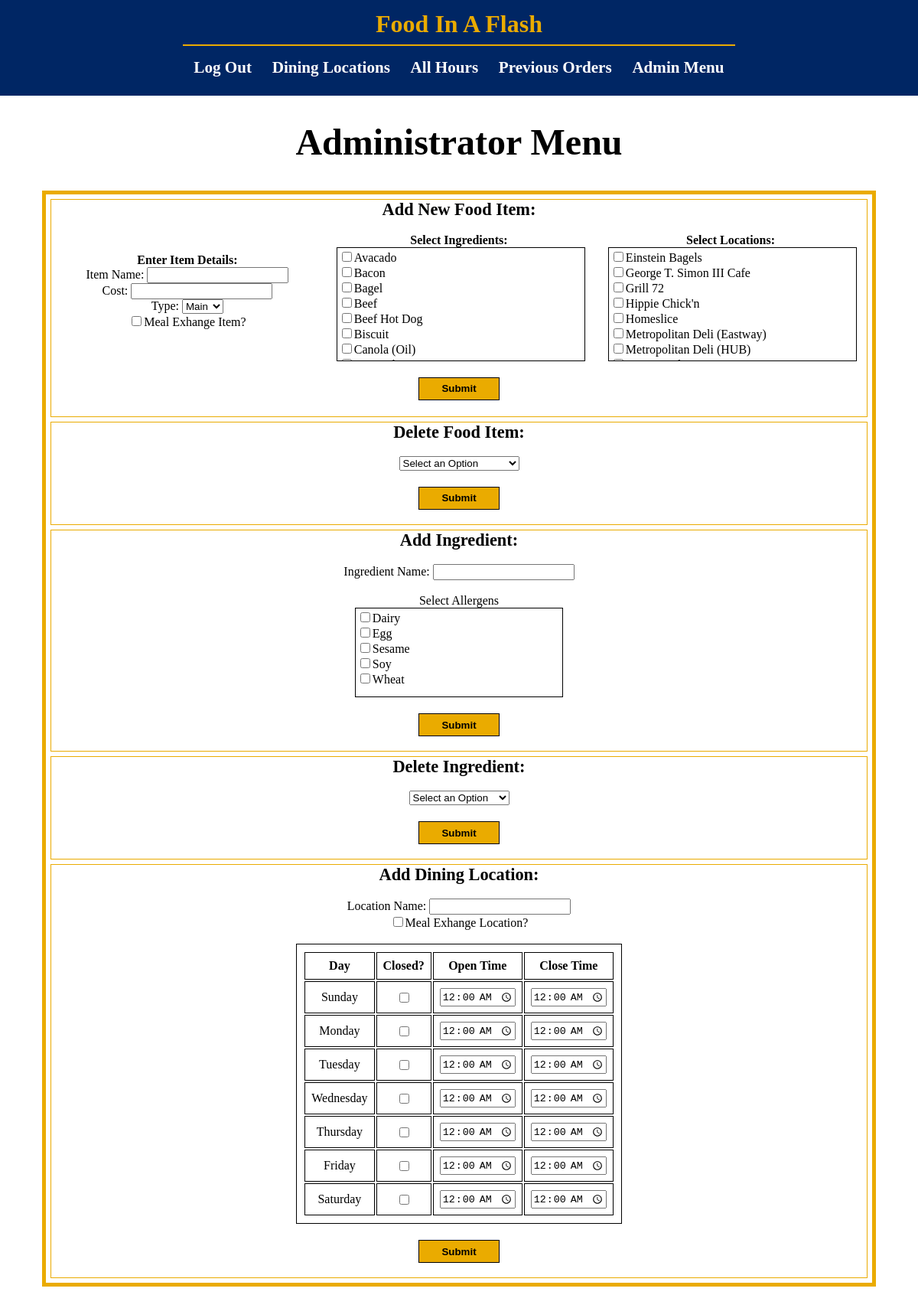
The page /pages/admin.php (signed in) on the database its author committed.
### tables this page shows
CREATE TABLE IF NOT EXISTS ingredients(
    ingredient_name varchar(50),
    primary key (ingredient_name)
);

CREATE TABLE IF NOT EXISTS dining_location(
    location_name   varchar(50),
    ME_location     bit(1),
    primary key (location_name)
);

### pages/admin.php (the view, shortened to what this page needs)
<html>
<?php
$conn = new mysqli($servername, $username, $password, $dbname);
?>
<head>
    <link rel="stylesheet" type="text/css" href="../styles/admin.css">
    <link rel="stylesheet" type="text/css" href="../styles/global.css">
</head>
<body>
    <header>
        <p>Food In A Flash</p>
        <hr>
        <nav>
            <ul>
                <li><a href="logout.php">Log Out</a></li>
                <li><a href="locations.php">Dining Locations</a></li>
                <li><a href="hours.php">All Hours</a></li>
                <li><a href="orders.php">Previous Orders</a></li>
                <li><a href="admin.php">Admin Menu</a></li>
            </ul>
        </nav>
    </header>
    <h1>Administrator Menu</h1>
    <div class="container center">
        <div class="option">
            <h3>Add New Food Item:</h3><br>
            <?php
            $dlquery = "SELECT location_name FROM dining_location";
            $diningLocations = $conn->query($dlquery);
            $ingredientQuery = "SELECT ingredient_name FROM ingredients";
            $ingredients = $conn->query($ingredientQuery);
            echo "<div class=\"add-items\">";
                echo "<div class=\"add-item-col\">";
                    echo "<form method=post>";
                        echo "<h4>Enter Item Details:</h4>";
	            	    echo "Item Name: <input type=text name=\"I_name\" required><br>";
                        echo "Cost: <input type=number step=0.01 name=\"I_cost\"><br>";
                        echo "Type: <select name=\"I_type\">";
                            echo "<option value=\"Main\">Main</option>";
                        echo "</select><br>";
                        echo "<input type=checkbox name=\"I_meal_exchange\">Meal Exhange Item?";
                echo "</div>";
                echo "<div class=\"add-item-col\">";
                        if ($ingredients->num_rows > 0) {
                            echo "<h4>Select Ingredients:</h4>";
                            echo "<div class=\"scroll-box\">";
                            while($row = $ingredients->fetch_assoc()) {
                                echo "<input type=checkbox name=\"I_" . urlencode($row["ingredient_name"]) . "\">" . $row["ingredient_name"] . "<br>";
                            }
                            echo "</div>";
                        }
                echo "</div>";
                echo "<div class=\"add-item-col\">";
                        if ($diningLocations->num_rows > 0) {
                            echo "<h4>Select Locations:</h4>";
                            echo "<div class=\"scroll-box\">";
                            while($row = $diningLocations->fetch_assoc()) {
                                echo "<input type=checkbox name=\"I_" . urlencode($row["location_name"]) . "\">" . $row["location_name"] . "<br>";
                            }
                            echo "</div>";
                        }
                echo "</div>";
            echo "</div>";
                        echo "<br><input class=\"submit-button\" type=submit value=\"Submit\"><br>";
            ?>
        </div>
        <div class="option">
            <h3>Delete Food Item:</h3><br>
            <?php
            echo "<form method=post style=\"width: 100%;\">";
            echo "<select name=\"delete_item\">";
            echo "<option value=\"\">Select an Option</option>";
            echo "</select><br><br>";
            echo "<input class=\"submit-button\" type=\"submit\" value=\"Submit\">";
            echo "</form>";
            ?>
        </div>
        <div class="option">
            <h3>Add Ingredient:</h3><br>
            <?php
            $allergenQuery = "SELECT DISTINCT allergen FROM allergens ORDER BY allergen ASC";
            $allergens = $conn->query($allergenQuery);
            echo "<form method=post style=\"width: 100%;\">";
	            echo "Ingredient Name: <input type=text name=\"ing_name\" required><br><br>";
                if ($diningLocations->num_rows > 0) {
                    echo "Select Allergens";
                    echo "<div class=\"scroll-box center\" style=\"width: 25%; height: 7em;\">";
                    while($row = $allergens->fetch_assoc()) {
                        echo "<input type=checkbox name=\"ing_" . urlencode($row["allergen"]) . "\">" . $row["allergen"] . "<br>";
                    }
                    echo "</div>";
                }
                echo "<br><input class=\"submit-button\" type=submit value=\"Submit\"><br>";
            echo "</form>";
            ?>
        </div>
        <div class="option">
            <h3>Delete Ingredient:</h3><br>
            <?php
            echo "<form method=post style=\"width: 100%;\">";
            echo "<select name=\"delete_ingredient\">";
            echo "<option value=\"\">Select an Option</option>";
            echo "</select><br><br>";
            echo "<input class=\"submit-button\" type=\"submit\" value=\"Submit\">";
            echo "</form>";
            ?>
        </div>
        <div class="option">
            <h3>Add Dining Location:</h3><br>
            <form method="post" style="width: 100%;">
                    Location Name: <input type="text" name="location_name" maxlength="50" required><br>
                    <input type=checkbox name="location_ME">Meal Exhange Location?<br><br>
                <table class="center">
                    <tr>
                        <td><h4>Day</h4></td>
                        <td><h4>Closed?</h4></td>
                        <td><h4>Open Time</h4></td>
                        <td><h4>Close Time</h4></td>
                    </tr>
                        <td>Sunday</td>
                        <td><input type="checkbox" name="sunday_closed"></td>
                        <td><input type="time" name="sunday_open_time" value="00:00"></td>
                        <td><input type="time" name="sunday_close_time" value="00:00"></td>
                        <td>Monday</td>
                        <td><input type="checkbox" name="monday_closed"></td>
                        <td><input type="time" name="monday_open_time" value="00:00"></td>
                        <td><input type="time" name="monday_close_time" value="00:00"></td>
                        <td>Tuesday</td>
                        <td><input type="checkbox" name="tuesday_closed"></td>
                        <td><input type="time" name="tuesday_open_time" value="00:00"></td>
                        <td><input type="time" name="tuesday_close_time" value="00:00"></td>
                        <td>Wednesday</td>
                        <td><input type="checkbox" name="wednesday_closed"></td>
                        <td><input type="time" name="wednesday_open_time" value="00:00"></td>
                        <td><input type="time" name="wednesday_close_time" value="00:00"></td>
                        <td>Thursday</td>
                        <td><input type="checkbox" name="thursday_closed"></td>
                        <td><input type="time" name="thursday_open_time" value="00:00"></td>
                        <td><input type="time" name="thursday_close_time" value="00:00"></td>
                        <td>Friday</td>
                        <td><input type="checkbox" name="friday_closed"></td>
                        <td><input type="time" name="friday_open_time" value="00:00"></td>
                        <td><input type="time" name="friday_close_time" value="00:00"></td>
                        <td>Saturday</td>
                        <td><input type="checkbox" name="saturday_closed"></td>
                        <td><input type="time" name="saturday_open_time" value="00:00"></td>
                        <td><input type="time" name="saturday_close_time" value="00:00"></td>
                </table><br>
                <input class="submit-button" type="submit" value="Submit">
            </form>
        </div>
    </div>
    <footer>
        <div style="height: 2em;"></div>
    </footer>
</body>
</html>

### styles/admin.css (style rules this page uses)
.container { border: 5px solid #eaab00; width: 90%; text-align: center; margin: 1em; }
.option { display: flex; flex-direction: column; justify-content: center; align-items: center; border: 1px solid #eaab00; min-height: 4em; margin: 0.4em; background-color: #FFFFFF; }
.add-items { display: flex; flex-direction: row; width: 100%; justify-content: space-around; align-items: center; }
.add-item-col { display: flex; flex-direction: column; width: 30%; }
.scroll-box { overflow-y: scroll; height: 9em; width: 100%; border: 0.01em solid #000000; padding: 0.1em; text-align: left; }
.submit-button { width: 10%; border: 0.01em solid #000000; padding: 0.5em; margin: 0.2em; background-color: #eaab00; cursor: pointer; font-weight: bold; }
table { border: 0.01em solid #000000; padding: 0.5em; }
td { border: 0.01em solid #000000; padding: 0.5em; text-align: center; }
h3 { text-align: center; }

### styles/global.css (style rules this page uses)
body { background-color: #FFFFFF; padding: 0; margin: 0; height: 100%; display: flex; flex-direction: column; min-height: 100vh; font-family: calibri; overflow-y: scroll; }
header { background-color: #002664; position: static; width: 100%; padding-bottom: 0.5em; }
header p { color: #eaab00; font-size: 2em; font-weight: bold; font-family: calibri; text-align: center; margin: 0; margin-top: 0.4em; }
header hr { width: 60%; border: 0.01em solid #eaab00; }
header nav ul { list-style-type: none; display: flex; margin: 1em auto; padding: 0; justify-content: space-around; width: 60%; }
header nav a { color: #FFFFFF; text-decoration: none; font-size: 1.1em; font-weight: bold; font-family: calibri; transition: color 0.3s ease; }
header nav li { color: #FFFFFF; font-size: 1.2em; font-weight: bold; font-family: calibri; display: inline-block; }
h1 { text-align: center; margin: 0.4em; margin-top: 0.7em; font-size: 3em; }
h3 { font-weight: bold; font-size: 1.4em; margin: 0; }
h4 { font-weight: bold; margin: 0; }
.center { margin-left: auto; margin-right: auto; }

### rows shown on the page
ingredients: ingredient_name "Avacado"
ingredients: ingredient_name "Bacon"
ingredients: ingredient_name "Bagel"
ingredients: ingredient_name "Beef"
ingredients: ingredient_name "Beef Hot Dog"
ingredients: ingredient_name "Biscuit"
ingredients: ingredient_name "Canola (Oil)"
dining_location: location_name "Einstein Bagels"
dining_location: location_name "George T. Simon III Cafe"
dining_location: location_name "Grill 72"
dining_location: location_name "Hippie Chick'n"
dining_location: location_name "Homeslice"
dining_location: location_name "Metropolitan Deli (Eastway)"
dining_location: location_name "Metropolitan Deli (HUB)"

### other values the page prints
$row["allergen"] "Dairy"
$row["allergen"] "Egg"
$row["allergen"] "Sesame"
$row["allergen"] "Soy"
$row["allergen"] "Wheat"
